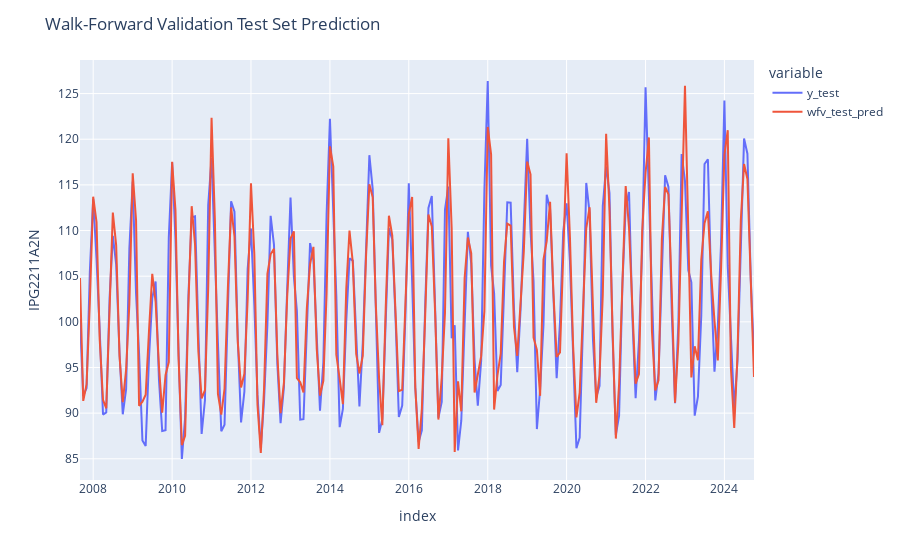

Source (notebook cell):
### Code cell
# Plot the test prediction data frame
fig = px.line(test_pred_df, labels={"value": "IPG2211A2N"})
fig.update_layout(title = "Walk-Forward Validation Test Set Prediction")
fig.show()

### Figure 1 — Plotly figure (JSON) as saved in the notebook; plotly's stock layout.template omitted (floating-point values rounded to 4 significant figures; data arrays with more than 128 entries replaced by an {"elided": "..."} marker saying what was removed)
{"data": [{"hovertemplate": "variable=y_test<br>index=%{x}<br>IPG2211A2N=%{y}<extra></extra>", "legendgroup": "y_test", "line": {"color": "#636efa", "dash": "solid"}, "marker": {"symbol": "circle"}, "mode": "lines", "name": "y_test", "orientation": "v", "showlegend": true, "type": "scatter", "x": {"elided": "206 str values"}, "xaxis": "x", "y": {"elided": "206 float values"}, "yaxis": "y"}, {"hovertemplate": "variable=wfv_test_pred<br>index=%{x}<br>IPG2211A2N=%{y}<extra></extra>", "legendgroup": "wfv_test_pred", "line": {"color": "#EF553B", "dash": "solid"}, "marker": {"symbol": "circle"}, "mode": "lines", "name": "wfv_test_pred", "orientation": "v", "showlegend": true, "type": "scatter", "x": {"elided": "206 str values"}, "xaxis": "x", "y": {"elided": "206 float values"}, "yaxis": "y"}], "layout": {"autosize": true, "legend": {"title": {"text": "variable"}, "tracegroupgap": 0}, "margin": {"t": 60}, "title": {"text": "Walk-Forward Validation Test Set Prediction"}, "xaxis": {"anchor": "y", "autorange": true, "domain": [0, 1], "range": ["2007-09-01", "2024-10-01"], "title": {"text": "index"}, "type": "date"}, "yaxis": {"anchor": "x", "autorange": true, "domain": [0, 1], "range": [82.68, 128.7], "title": {"text": "IPG2211A2N"}, "type": "linear"}}}
